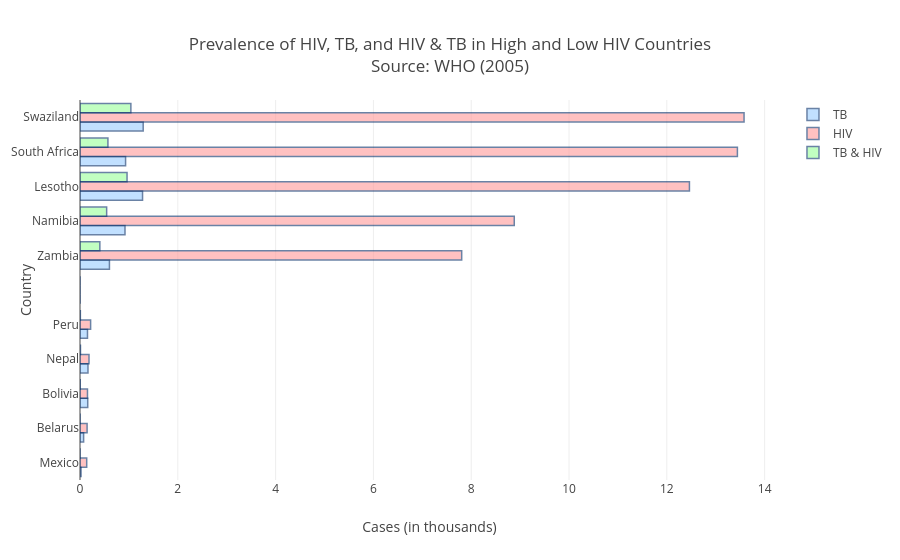

The notebook cell saved with this chart:
### Code cell
###############################################################################
TITLE = 'Prevalence of HIV, TB, and HIV & TB in High and Low HIV Countries'
XAXIS = 'Cases (in thousands)'
YAXIS = 'Country'
LEGEND_VALUES = ['TB', 'HIV', 'TB & HIV']
X_TICK_LABEL_CURRENT = [i for i in range(0,16001,2000)]
X_TICK_LABEL_NEW = [int(i/1000) for i in range(0,16001,2000)]
###########################################################################

data = tbcombined_hivsort[2]
year_idx = 2

data.loc[data['country']=='Bolivia (Plurinational State of)', 'country'] = 'Bolivia'

create_x_vs_multi_y_bar('country', ['tb_all_cases_100k', 'hiv_cases_100k', 'tb+hiv+cases_100k'], 
                        data, False, x_axis_title=XAXIS, y_axis_title=YAXIS, legend_values=LEGEND_VALUES, title=TITLE, x_tick_label_current=X_TICK_LABEL_CURRENT, x_tick_label_new=X_TICK_LABEL_NEW, year_idx=year_idx)

### Figure 1 — Plotly figure (JSON) as saved in the notebook; plotly's stock layout.template omitted (floating-point values rounded to 4 significant figures)
{"data": [{"marker": {"color": "rgb(153, 204, 255)", "line": {"color": "rgb(8,48,107)", "width": 1.5}}, "name": "TB", "opacity": 0.6, "orientation": "h", "type": "bar", "x": [21, 74, 158, 163, 153, 0, 602, 920, 1279, 932, 1292], "y": ["Mexico", "Belarus", "Bolivia", "Nepal", "Peru", "", "Zambia", "Namibia", "Lesotho", "South Africa", "Swaziland"]}, {"marker": {"color": "rgb(255, 153, 153)", "line": {"color": "rgb(8,48,107)", "width": 1.5}}, "name": "HIV", "opacity": 0.6, "orientation": "h", "type": "bar", "x": [137, 145, 153, 184, 217, 0, 7805, 8880, 12462, 13443, 13579], "y": ["Mexico", "Belarus", "Bolivia", "Nepal", "Peru", "", "Zambia", "Namibia", "Lesotho", "South Africa", "Swaziland"]}, {"marker": {"color": "rgb(153, 255, 153)", "line": {"color": "rgb(8,48,107)", "width": 1.5}}, "name": "TB & HIV", "opacity": 0.6, "orientation": "h", "type": "bar", "x": [1, 1.2, 4.9, 9.7, 7.4, 0, 406, 545, 962, 571, 1040], "y": ["Mexico", "Belarus", "Bolivia", "Nepal", "Peru", "", "Zambia", "Namibia", "Lesotho", "South Africa", "Swaziland"]}], "layout": {"title": "Prevalence of HIV, TB, and HIV & TB in High and Low HIV Countries<br>Source: WHO (2005)", "xaxis": {"showticklabels": true, "ticktext": [0, 2, 4, 6, 8, 10, 12, 14, 16], "tickvals": [0, 2000, 4000, 6000, 8000, 10000, 12000, 14000, 16000], "title": "Cases (in thousands)"}, "yaxis": {"title": "Country"}}}
